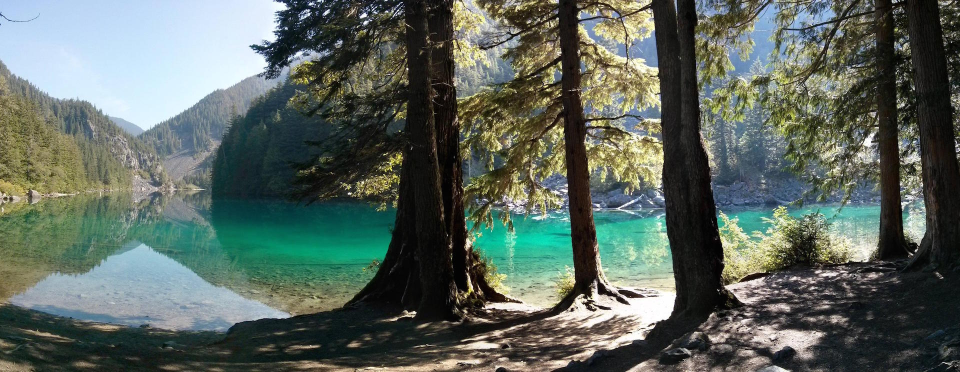
#> input picture lake.jpg, 1920 x 744 px, given in place of penguin.jpg, which was not available (shown at 1/2 size)
$ python seam_carving.py   (Python 2 division)   (older library calls are emulated)
#> lines starting #> are read from the running program, lines starting #| are printed output that depends on the picture; pictures that were not available may be replaced by others from this repository, and a replacement may not be noted
#> further down, img is the input picture: shape (744, 1920, 3); mean B, G, R 95.1, 103.3, 92
import cv2
import numpy as np
from pprint import pprint
import copy as cp
import heapq
import time

def getSobel(img):
    scale = 1
    delta = 0
    ddepth = cv2.CV_16S

    img = cv2.GaussianBlur(img,(3,3),0)
    gray = cv2.cvtColor(img,cv2.COLOR_BGR2GRAY)
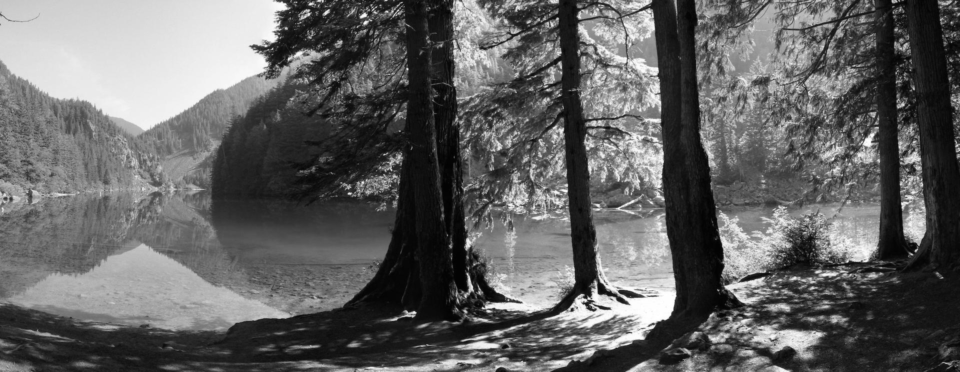
#> gray: shape (744, 1920) (shown at 1/2 size); min 1, max 255, mean 99

    # Gradient-X
    grad_x = cv2.Sobel(gray,ddepth,1,0,ksize = 3, scale = scale, delta = delta,borderType = cv2.BORDER_DEFAULT)
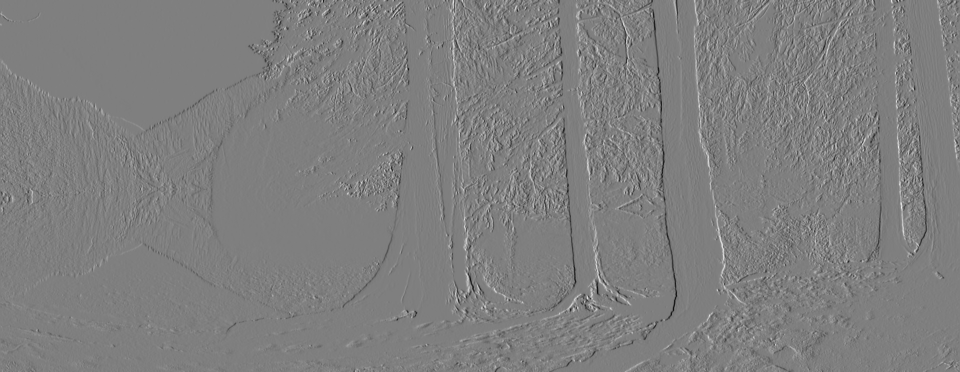
#> grad_x: shape (744, 1920) int16 (shown at 1/2 size); min -694, max 697, mean -0.3; drawn with min black and max white
    #grad_x = cv2.Scharr(gray,ddepth,1,0)

    # Gradient-Y
    grad_y = cv2.Sobel(gray,ddepth,0,1,ksize = 3, scale = scale, delta = delta, borderType = cv2.BORDER_DEFAULT)
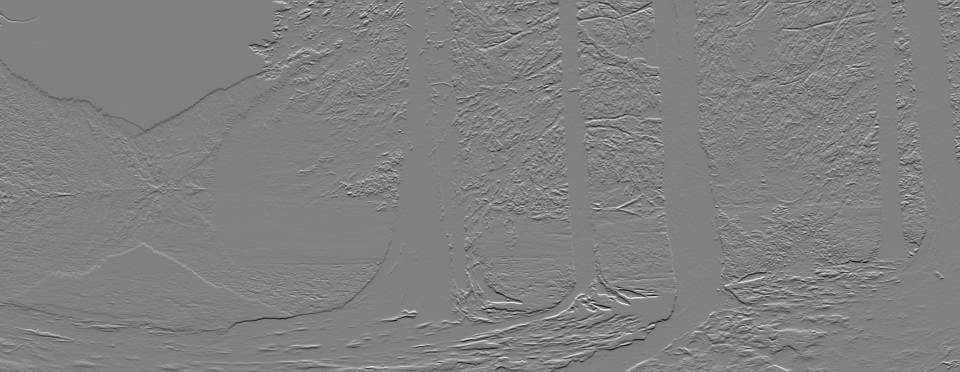
#> grad_y: shape (744, 1920) int16 (shown at 1/2 size); min -697, max 682, mean -0.4; drawn with min black and max white
    #grad_y = cv2.Scharr(gray,ddepth,0,1)

    abs_grad_x = cv2.convertScaleAbs(grad_x)   # converting back to uint8
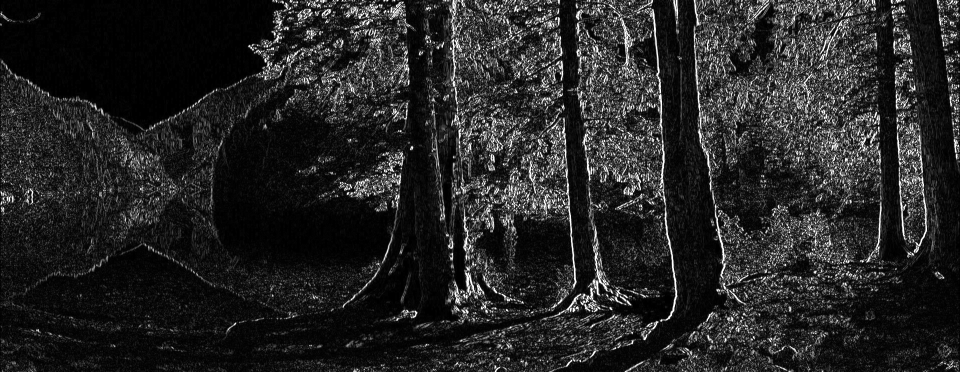
#> abs_grad_x: shape (744, 1920) (shown at 1/2 size); min 0, max 255, mean 37.3
    abs_grad_y = cv2.convertScaleAbs(grad_y)
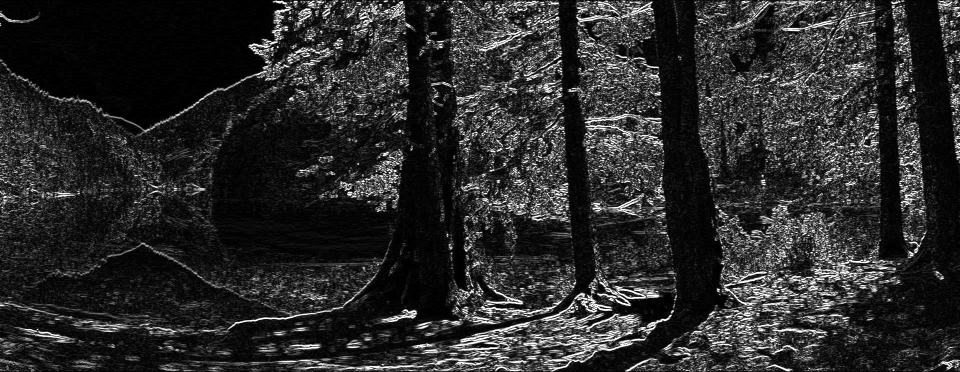
#> abs_grad_y: shape (744, 1920) (shown at 1/2 size); min 0, max 255, mean 42.7

    dst = cv2.addWeighted(abs_grad_x,0.5,abs_grad_y,0.5,0)
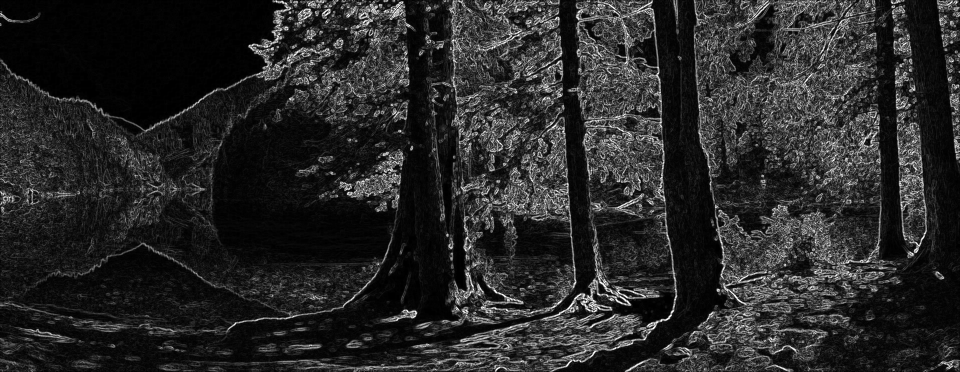
#> dst: shape (744, 1920) (shown at 1/2 size); min 0, max 255, mean 40
    #dst = cv2.add(abs_grad_x,abs_grad_y)

    return dst

def f(a,N): return np.argsort(a)[::-1][:N]

# [41 lines left out: function reduceStepVert, not called in this run]

def reduceStepHori(sobel):
    mindoe = 10000000000000
    theimage = []
    # thecolorimage = []
    deletion = []
    for ind in f(sobel[0,:].tolist(),100):
        summ = 0
        deletions = [ind]
        copy = np.delete(sobel[0,:],ind)
        # copy2 = np.delete(img[:,0],ind,axis=0)
        newimg = [copy.tolist()]
        # newcolorimg = [copy2.tolist()]
        for i in range(1,sobel.shape[0]):
            nums = []
            for j in range(deletions[i-1]-1,deletions[i-1]+2):
                if j >= 0 and j<sobel.shape[1]:
                    nums.append(sobel[i,j])
                else:
                    nums.append(1000)

            ind = np.argmin(np.array(nums))
            ind = ind-1 #0->-1 , 1->0 , 2->1
            deletions.append(deletions[i-1]+ind)
            #print deletions[i]
            summ+=sobel[i,deletions[i]]
            copy = np.delete(sobel[i,:],deletions[i])
            # copy2 = np.delete(img[:,i],deletions[i],axis=0)
            # cv2.rectangle(sobel2,(i,deletions[i]),(i+1,deletions[i]+1),(0,255,0),1)

            #print 'copy:',copy.shape
            newimg.append(copy.tolist())
            # newcolorimg.append(copy2.tolist())
        if summ<mindoe:
            mindoe = summ
            theimage = newimg
            # thecolorimage = newcolorimg
            deletion = deletions

    # print 'theimage',len(theimage),len(theimage[0])
    #print newimg
    return (np.array(theimage,dtype='uint8'),deletion)#, cv2.flip(np.rot90(np.array(thecolorimage,dtype='uint8')),0))


img = cv2.imread('penguin.jpg')

sobel = getSobel(img)

print img.shape
#| (744, 1920, 3)
deletionsa = None
deletions  =None
# [22 lines of commented-out code are left out]

for i in range(0,1500):
    if deletions != None:
        for i in range(0,len(deletions)):
            copy = np.delete(img[i,:],deletions[i],axis=0)
            newimg.append(copy.tolist())
        img = np.array(newimg,dtype='uint8')

#> (the run stopped early here; a loop or call above may not have finished)
